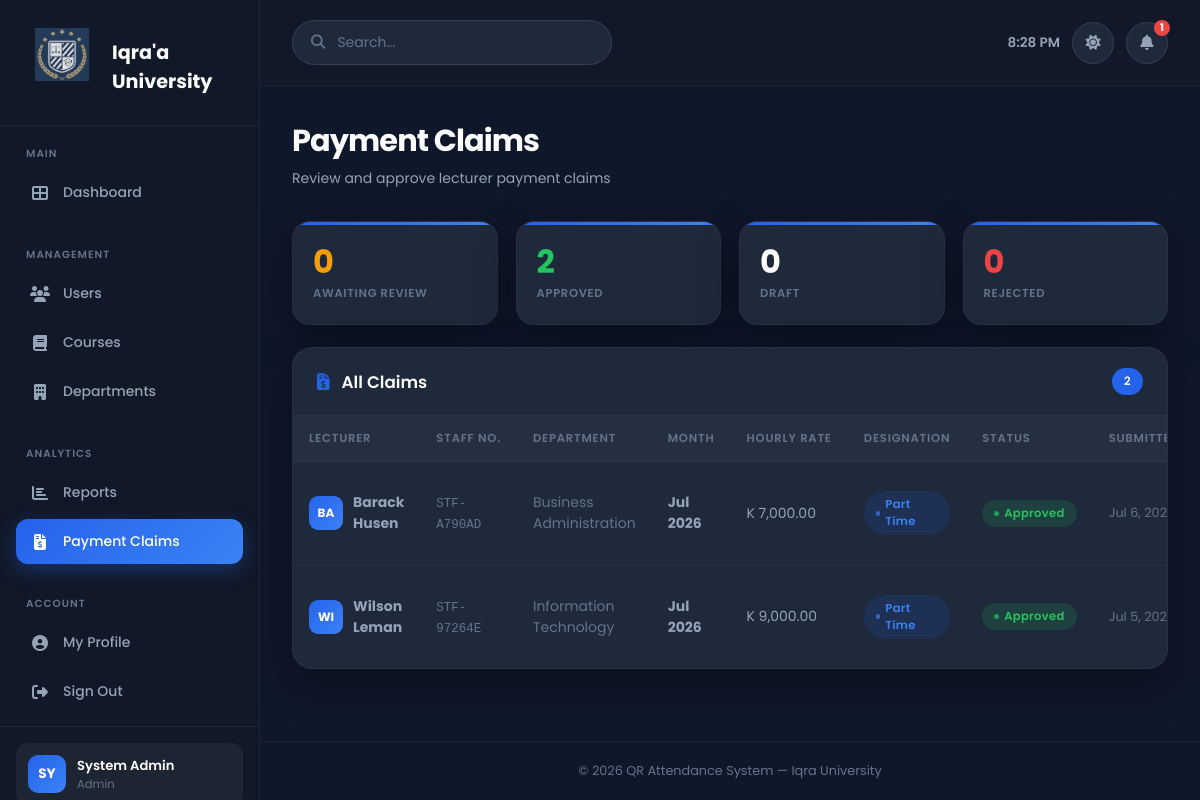
Screenshot of /admin/claims (signed in) with the database file from the repository.
### tables this page shows
CREATE TABLE `payment_claims` (
  `id` int(10) UNSIGNED NOT NULL,
  `lecturer_id` int(10) UNSIGNED NOT NULL,
  `academic_year` varchar(20) NOT NULL,
  `month` varchar(20) NOT NULL,
  `designation` enum('full_time','part_time') DEFAULT 'part_time',
  `bank_name` varchar(100) DEFAULT NULL,
  `bank_branch` varchar(100) DEFAULT NULL,
  `account_number` varchar(50) DEFAULT NULL,
  `telephone` varchar(30) DEFAULT NULL,
  `hourly_rate` decimal(10,2) DEFAULT 0.00,
  `status` enum('draft','submitted','approved','rejected') DEFAULT 'draft',
  `submitted_at` timestamp NULL DEFAULT NULL,
  `notes` text DEFAULT NULL,
  `created_at` timestamp NOT NULL DEFAULT current_timestamp()
);

CREATE TABLE `users` (
  `id` int(10) UNSIGNED NOT NULL,
  `name` varchar(120) NOT NULL,
  `email` varchar(180) NOT NULL,
  `password` varchar(255) NOT NULL,
  `role` enum('admin','lecturer','student') NOT NULL,
  `is_active` tinyint(1) NOT NULL DEFAULT 1,
  `created_at` timestamp NOT NULL DEFAULT current_timestamp(),
  `updated_at` timestamp NOT NULL DEFAULT current_timestamp() ON UPDATE current_timestamp()
);

CREATE TABLE `lecturers` (
  `id` int(10) UNSIGNED NOT NULL,
  `user_id` int(10) UNSIGNED NOT NULL,
  `department_id` int(10) UNSIGNED DEFAULT NULL,
  `staff_number` varchar(50) NOT NULL,
  `phone` varchar(30) DEFAULT NULL,
  `created_at` timestamp NOT NULL DEFAULT current_timestamp()
);

CREATE TABLE `departments` (
  `id` int(10) UNSIGNED NOT NULL,
  `name` varchar(120) NOT NULL,
  `code` varchar(20) NOT NULL,
  `created_at` timestamp NOT NULL DEFAULT current_timestamp()
);

### app/core/Controller.php (called while the page is built, shortened)
<?php
class Controller
{
    public function __construct()
    {
        $this->db = Database::getInstance();
    }
    protected function view(string $view, array $data = []): void
    {
        extract($data, EXTR_SKIP);
        $file = APP_PATH . "/views/{$view}.php";
        require APP_PATH . '/views/layouts/header.php';
        require $file;
        require APP_PATH . '/views/layouts/footer.php';
    }
}

### app/controllers/ClaimController.php (called while the page is built, shortened)
<?php
class ClaimController extends Controller
{
    public function adminIndex(): void
    {
        $claims = $this->db->all(
            "SELECT pc.*, u.name AS lecturer_name, l.staff_number,
                    d.name AS dept_name
               FROM payment_claims pc
               JOIN lecturers    l ON l.id = pc.lecturer_id
               JOIN users        u ON u.id = l.user_id
               LEFT JOIN departments d ON d.id = l.department_id
              ORDER BY pc.submitted_at DESC, pc.created_at DESC"
        );
        $this->view('admin/claims', [
            'user'   => Auth::user(),
            'claims' => $claims,
            'flash'  => $this->getFlash(),
        ]);
    }
}

### public/index.php (called while the page is built, shortened)
<?php
require_once APP_PATH . '/core/Database.php';
require_once APP_PATH . '/core/Controller.php';
require_once APP_PATH . '/core/Router.php';
$router = new Router();
$router->get( '/',         'AuthController@showLogin');
$router->get( '/login',    'AuthController@showLogin');
$router->post('/login',    'AuthController@login');
$router->get( '/register', 'AuthController@showRegister');
$router->post('/register', 'AuthController@register');
$router->get( '/logout',   'AuthController@logout');
$router->get( '/forgot-password', 'AuthController@showForgotPassword');
$router->post('/forgot-password', 'AuthController@forgotPassword');
$router->get( '/reset-password',  'AuthController@showResetPassword');
$router->post('/reset-password',  'AuthController@resetPassword');
$router->get( '/profile',        'ProfileController@edit',   ['auth']);
$router->post('/profile/update', 'ProfileController@update', ['auth']);
$router->get('/attend/:token', 'AttendanceController@scan');
$router->get( '/student/dashboard',              'StudentController@dashboard',        ['auth','role:student']);
$router->get( '/student/courses/:id',            'StudentController@courseDetail',     ['auth','role:student']);
$router->post('/student/confirm-attendance/:id', 'StudentController@confirmAttendance',['auth','role:student']);
$router->get( '/lecturer/dashboard',             'LecturerController@dashboard',          ['auth','role:lecturer']);
$router->get( '/lecturer/sessions',              'LecturerController@sessions',           ['auth','role:lecturer']);
$router->get( '/lecturer/sessions/create',       'LecturerController@createSessionForm',  ['auth','role:lecturer']);
$router->post('/lecturer/sessions/create',       'LecturerController@createSession',      ['auth','role:lecturer']);
$router->get( '/lecturer/sessions/:id/scan',     'LecturerController@scanView',           ['auth','role:lecturer']);
$router->post('/lecturer/sessions/:id/activate', 'LecturerController@activateSession',    ['auth','role:lecturer']);
$router->post('/lecturer/sessions/:id/close',    'LecturerController@closeSession',       ['auth','role:lecturer']);
$router->get( '/lecturer/sessions/:id/manual',   'LecturerController@manualAttendanceForm',['auth','role:lecturer']);
$router->post('/lecturer/sessions/:id/manual',   'LecturerController@manualAttendance',   ['auth','role:lecturer']);
$router->get( '/lecturer/claims',            'ClaimController@index',      ['auth','role:lecturer']);
$router->get( '/lecturer/claims/create',     'ClaimController@createForm', ['auth','role:lecturer']);
$router->post('/lecturer/claims/create',     'ClaimController@create',     ['auth','role:lecturer']);
$router->get( '/lecturer/claims/:id/print',  'ClaimController@printForm',  ['auth','role:lecturer']);
$router->post('/lecturer/claims/:id/submit', 'ClaimController@submit',     ['auth','role:lecturer']);
$router->get( '/lecturer/claims/:id',        'ClaimController@show',       ['auth','role:lecturer']);
$router->get( '/admin/dashboard',              'AdminController@dashboard',        ['auth','role:admin']);
$router->get( '/admin/users',                  'AdminController@users',            ['auth','role:admin']);
$router->get( '/admin/users/create',           'AdminController@createUserForm',   ['auth','role:admin']);
$router->post('/admin/users/create',           'AdminController@createUser',       ['auth','role:admin']);
$router->post('/admin/users/:id/toggle',       'AdminController@toggleUser',       ['auth','role:admin']);
$router->get( '/admin/courses',                'AdminController@courses',          ['auth','role:admin']);
$router->get( '/admin/courses/create',         'AdminController@createCourseForm', ['auth','role:admin']);
$router->post('/admin/courses/create',         'AdminController@createCourse',     ['auth','role:admin']);
$router->post('/admin/courses/:id/toggle',     'AdminController@toggleCourse',     ['auth','role:admin']);
$router->get( '/admin/courses/:id/enrollment', 'AdminController@enrollmentView',   ['auth','role:admin']);
$router->post('/admin/courses/:id/enroll',     'AdminController@enrollStudent',    ['auth','role:admin']);
$router->post('/admin/courses/:id/set-rep',    'AdminController@setClassRep',      ['auth','role:admin']);
$router->get( '/admin/departments',            'AdminController@departments',      ['auth','role:admin']);
$router->post('/admin/departments/create',     'AdminController@createDepartment', ['auth','role:admin']);
$router->get( '/admin/reports',                'AdminController@reports',          ['auth','role:admin']);
$router->get( '/admin/reports/export',         'AdminController@exportReport',     ['auth','role:admin']);
$router->get( '/admin/claims',             'ClaimController@adminIndex', ['auth','role:admin']);
$router->post('/admin/claims/:id/approve', 'ClaimController@approve',    ['auth','role:admin']);
$router->post('/admin/claims/:id/reject',  'ClaimController@reject',     ['auth','role:admin']);
$router->get( '/admin/claims',             'ClaimController@adminIndex', ['auth','role:admin']);
$router->get( '/admin/claims/:id',         'ClaimController@adminView',  ['auth','role:admin']);
$router->post('/admin/claims/:id/approve', 'ClaimController@approve',    ['auth','role:admin']);
$router->post('/admin/claims/:id/reject',  'ClaimController@reject',     ['auth','role:admin']);
$router->dispatch();

### app/config/database.php (called while the page is built)
<?php
return [
    'driver'   => 'mysql',
    'host'     => $_ENV['DB_HOST']     ?? 'localhost',
    'port'     => $_ENV['DB_PORT']     ?? '3306',
    'database' => $_ENV['DB_NAME']     ?? 'qr_attendance',
    'username' => $_ENV['DB_USER']     ?? 'root',
    'password' => $_ENV['DB_PASS']     ?? '',
    'charset'  => 'utf8mb4',
    'options'  => [
        PDO::ATTR_ERRMODE            => PDO::ERRMODE_EXCEPTION,
        PDO::ATTR_DEFAULT_FETCH_MODE => PDO::FETCH_ASSOC,
        PDO::ATTR_EMULATE_PREPARES   => false,
    ],
];

### app/core/Database.php (called while the page is built, shortened)
<?php
class Database
{
    private static ?Database $instance = null;
    private PDO $pdo;
    private function __construct()
    {
        $config = require APP_PATH . '/config/database.php';
        $dsn = sprintf(
            '%s:host=%s;port=%s;dbname=%s;charset=%s',
            $config['driver'],
            $config['host'],
            $config['port'],
            $config['database'],
            $config['charset']
        );
        try {
            $this->pdo = new PDO($dsn, $config['username'], $config['password'], $config['options']);
        } catch (PDOException $e) {
            error_log('DB connection failed: ' . $e->getMessage());
            throw new RuntimeException('Database connection failed. Check logs for details.');
        }
    }
    public static function getInstance(): self
    {
        if (self::$instance === null) {
            self::$instance = new self();
        }
        return self::$instance;
    }
    private function run(string $sql, array $params = []): PDOStatement
    {
        $stmt = $this->pdo->prepare($sql);
        $stmt->execute($params);
        return $stmt;
    }
    public function all(string $sql, array $params = []): array
    {
        return $this->run($sql, $params)->fetchAll();
    }
}

### app/views/admin/claims.php (the view, shortened to what this page needs)
<div class="page-title">
    <div>
        <h1>Payment Claims</h1>
        <p>Review and approve lecturer payment claims</p>
    </div>
</div>
<div class="stat-strip" style="margin-bottom:22px">
    <?php
    $submitted = count(array_filter($claims, fn($c) => $c['status'] === 'submitted'));
    $approved  = count(array_filter($claims, fn($c) => $c['status'] === 'approved'));
    $draft     = count(array_filter($claims, fn($c) => $c['status'] === 'draft'));
    $rejected  = count(array_filter($claims, fn($c) => $c['status'] === 'rejected'));
    ?>
    <div class="stat-box">
        <span class="stat-num text-warn"><?= $submitted ?></span>
        <span class="stat-label">Awaiting Review</span>
    </div>
    <div class="stat-box">
        <span class="stat-num text-success"><?= $approved ?></span>
        <span class="stat-label">Approved</span>
    </div>
    <div class="stat-box">
        <span class="stat-num"><?= $draft ?></span>
        <span class="stat-label">Draft</span>
    </div>
    <div class="stat-box">
        <span class="stat-num text-danger"><?= $rejected ?></span>
        <span class="stat-label">Rejected</span>
    </div>
</div>
<div class="panel">
    <div class="panel-header">
        <h2>
            <i class="fas fa-file-invoice-dollar" style="color:var(--primary);margin-right:8px"></i>
            All Claims
        </h2>
        <span class="badge badge-count"><?= count($claims) ?></span>
    </div>
    <div class="table-wrap">
        <?php if (empty($claims)): ?>
        <div class="empty-state">
            <div class="empty-icon">📄</div>
            <p>No payment claims submitted yet.</p>
        </div>
        <?php else: ?>
        <table class="table">
            <thead>
                <tr>
                    <th>Lecturer</th>
                    <th>Staff No.</th>
                    <th>Department</th>
                    <th>Month</th>
                    <th>Hourly Rate</th>
                    <th>Designation</th>
                    <th>Status</th>
                    <th>Submitted</th>
                </tr>
            </thead>
            <tbody>
            <?php foreach ($claims as $c): ?>
                <tr>
                    <td>
                        <div style="display:flex;align-items:center;gap:10px">
                            <div style="width:34px;height:34px;border-radius:9px;
                                        background:linear-gradient(135deg,var(--primary),var(--primary-light));
                                        display:flex;align-items:center;justify-content:center;
                                        font-weight:700;font-size:.75rem;color:#fff;flex-shrink:0">
                                <?= strtoupper(substr($c['lecturer_name'], 0, 2)) ?>
                            </div>
                            <strong><?= htmlspecialchars($c['lecturer_name']) ?></strong>
                        </div>
                    </td>
                    <td><code style="font-size:.78rem;color:var(--text-muted)"><?= htmlspecialchars($c['staff_number']) ?></code></td>
                    <td style="color:var(--text-muted)"><?= htmlspecialchars($c['dept_name'] ?? '—') ?></td>
                    <td><strong><?= date('M Y', strtotime($c['month'] . '-01')) ?></strong></td>
                    <td>K <?= number_format($c['hourly_rate'], 2) ?></td>
                    <td>
                        <span class="badge <?= $c['designation'] === 'full_time' ? 'badge-lecturer' : 'badge-student' ?>">
                            <?= $c['designation'] === 'full_time' ? 'Full Time' : 'Part Time' ?>
                        </span>
                    </td>
                    <td>
                        <span class="badge badge-<?= match($c['status']) {
                            'approved'  => 'active',
                            'rejected'  => 'absent',
                            'submitted' => 'pending',
                            default     => 'closed'
                        } ?>">
                            <?= ucfirst($c['status']) ?>
                        </span>
                    </td>
                    <td style="color:var(--text-muted);font-size:.8rem">
                        <?= $c['submitted_at'] ? date('M j, Y', strtotime($c['submitted_at'])) : '—' ?>
                    </td>
                </tr>
            <?php endforeach; ?>
            </tbody>
        </table>
        <?php endif; ?>
    </div>
</div>

### app/core/Router.php (shortened to what this page needs)
<?php
class Router
{
    private array $routes = [];
    private function addRoute(string $method, string $path, string $handler, array $middleware): void
    {
        $this->routes[] = compact('method', 'path', 'pattern', 'handler', 'middleware');
    }
    public function dispatch(): void
{
    $method     = $_SERVER['REQUEST_METHOD'];
    $requestUri = strtok($_SERVER['REQUEST_URI'], '?');
    $scriptDir  = str_replace('\\', '/', dirname($_SERVER['SCRIPT_NAME']));
    $basePath   = rtrim($scriptDir, '/');
    $uri        = '/' . ltrim(substr($requestUri, strlen($basePath)), '/');
    $uri = preg_replace('#^/index\.php(/|$)#', '/', $uri);
    foreach ($this->routes as $route) {
            if ($route['method'] !== $method) {
                continue;
            }
            if (!preg_match($route['pattern'], $uri, $matches)) {
                continue;
            }
            $params = array_filter($matches, 'is_string', ARRAY_FILTER_USE_KEY);
            [$class, $action] = explode('@', $route['handler']);
            $controller = new $class();
            $controller->$action($params);
            return;
        }
    }
}

### rows the page displays
payment_claims: users.name "BA", users.name "Barack Husen", lecturer.staff_number "STF-A790AD", departments.name "Business Administration", month "Jul 2026", hourly_rate "7,000.00", designation "Part Time", status "Approved", submitted_at "Jul 6,…"
payment_claims: users.name "WI", users.name "Wilson Leman", lecturer.staff_number "STF-97264E", departments.name "Information Technology", month "Jul 2026", hourly_rate "9,000.00", designation "Part Time", status "Approved", submitted_at "Jul 5,…"

### other values shown
$submitted "0"
$approved "2"
$draft "0"
$rejected "0"
count($claims) "2"
